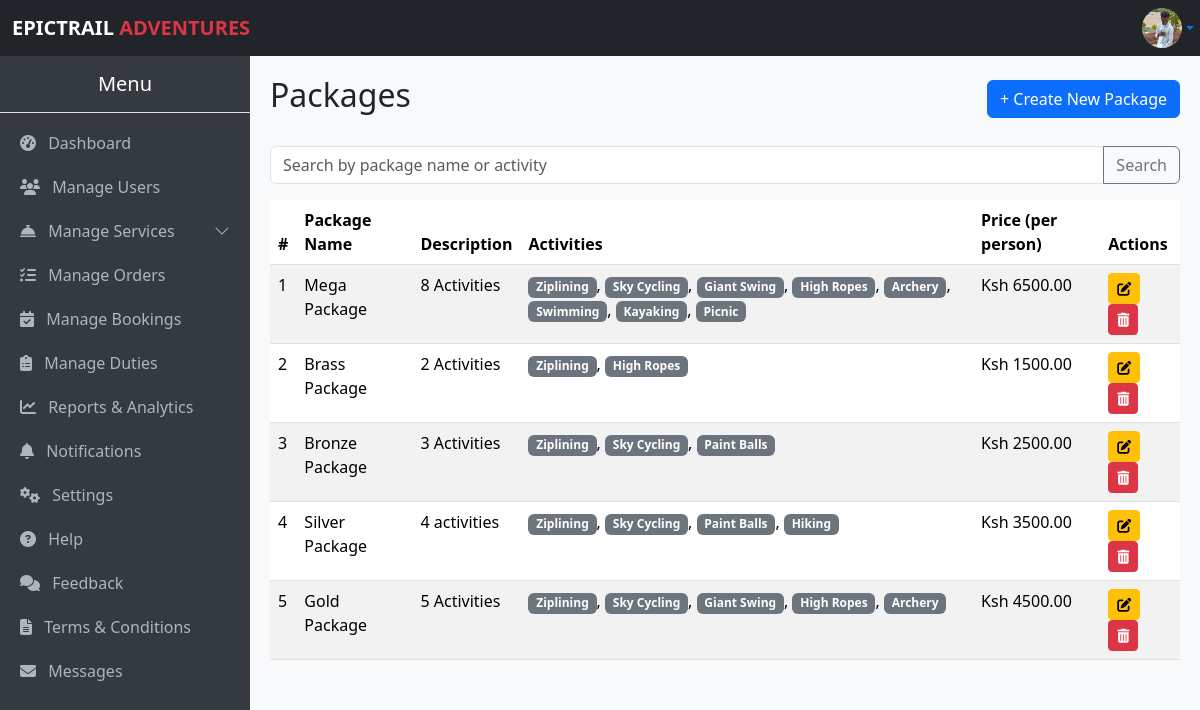
The page /packages/ (signed in) on the database its author committed.
### myApp/models.py (models this page shows, shortened)
class Profile(models.Model):
    profile_user = models.OneToOneField(User, on_delete=models.CASCADE)
    profile_phone = models.CharField(max_length=15, blank=True, null=True)
    profile_photo = models.ImageField(upload_to='profile_photos/', null=True, blank=True)

class Package(models.Model):
    package_name = models.CharField(max_length=100)
    package_description = models.TextField()
    package_activities = models.ManyToManyField(Activity, related_name="package_activities")
    package_price_per_person = models.DecimalField(max_digits=10, decimal_places=2)
    package_created_at = models.DateTimeField(auto_now_add=True)

class Activity(models.Model):
    activity_name = models.CharField(max_length=100)
    activity_description = models.TextField()
    activity_price_per_person = models.DecimalField(max_digits=8, decimal_places=2)
    activity_image = models.ImageField(upload_to='activity_images/', blank=True, null=True)
    activity_created_at = models.DateTimeField(auto_now_add=True)

### myApp/views.py (the view)
# urls.py: path('packages/', views.list_packages, name='list_packages'),
@login_required
@user_passes_test(lambda u: u.is_staff or u.is_superuser)
def list_packages(request):
    query = request.GET.get('q', '').strip()
    list_packages = Package.objects.all().order_by('-package_created_at')
    if query:
        list_packages = list_packages.filter(
            Q(name__icontains=query) |
            Q(description__icontains=query)
        )
    paginator = Paginator(list_packages, 10)
    page_number = request.GET.get('page')
    packages = paginator.get_page(page_number)
    return render(
        request,
        'package.list.html',
        {'packages': packages, 'query': query}
    )

### myApp/context_processors.py (called while the page is built)
def total_users(request):
    return {'total_users': User.objects.count()}

def total_bookings(request):
    return {'total_bookings': Booking.objects.count()}

def total_amount(request):
    total = 0
    if request.user.is_authenticated:
        bookings = Booking.objects.all()  # optionally filter by user=request.user
        booking_total = sum(booking.amount_required for booking in bookings)
        food_orders = FoodOrder.objects.all()  # optionally filter by user=request.user
        food_total = sum(order.total_price() for order in food_orders)  # <- call the method
        total = booking_total + food_total
    return {'total_amount': total}

def total_cost(request):
    if not request.user.is_authenticated:
        return {
            'user_bookings': [],
            'user_total_amount': 0,
        }
    bookings = Booking.objects.filter(booking_user=request.user).prefetch_related(
        'booking_activities', 'booking_packages', 'booking_rooms', 'booking_food', 'booking_tours'
    )
    total_amount = sum(b.amount_required for b in bookings)
    return {
        'user_bookings': bookings,
        'user_total_amount': total_amount,
    }

### myApp/models.py (called while the page is built)
    @property
    def nights_spent(self):
        if self.booking_check_in and self.booking_check_out:
            days = (self.booking_check_out - self.booking_check_in).days
            return max(days, 1)
        return 1

    @property
    def amount_required(self):
        pax = self.booking_pax
        room_cost = sum(
            room.room_room_type.roomType_price_per_night * pax * self.nights_spent
            for room in self.booking_rooms.all()
        )
        activities_cost = sum(
            a.activity_price_per_person * pax for a in self.booking_activities.all()
        )
        package_cost = sum(
            p.package_price_per_person * pax for p in self.booking_packages.all()
        )
        food_cost = sum(
            f.food_price_per_person * pax for f in self.booking_food.all()
        )
        tour_cost = sum(
            t.tour_price_per_person * pax for t in self.booking_tours.all()
        )
        return room_cost + activities_cost + package_cost + food_cost + tour_cost

    def total_price(self):
        return self.foodOrder_food.food_price_per_person * self.foodOrder_quantity

### myApp/templates/package.list.html
{% extends 'base.admin.html' %} {% block title %}Packages{% endblock %} {% block content %}
<div class="d-flex justify-content-between align-items-center mb-4">
    <h2>Packages</h2>
    <a href="{% url 'add_package' %}" class="btn btn-primary">+ Create New Package</a>
</div>
<form method="GET" class="mb-3">
    <div class="input-group">
        <input type="text" name="q" value="{{ request.GET.q }}" class="form-control" placeholder="Search by package name or activity">
        <button class="btn btn-outline-secondary" type="submit">Search</button>
    </div>
</form>
<div class="table-responsive">
    {% if packages %}
<table class="table table-striped">
    <thead>
        <tr>
            <th>#</th>
            <th>Package Name</th>
            <th>Description</th>
            <th>Activities</th>
            <th>Price (per person)</th>
            <th>Actions</th>
        </tr>
    </thead>
    <tbody>
        {% for package in packages %}
        <tr>
            <td>{{ forloop.counter }}</td>
            <td>{{ package.package_name }}</td>
            <td>{{ package.package_description|truncatechars:50 }}</td>
            <td>
                {% if package.package_activities.all %} {% for activity in package.package_activities.all %}
                <span class="badge bg-secondary">{{ activity.activity_name }}</span>{% if not forloop.last %}, {% endif %} {% empty %}
                <span class="text-muted">No activities</span> {% endfor %} {% else %}
                <span class="text-muted">No activities</span> {% endif %}
            </td>
            <td>Ksh {{ package.package_price_per_person }}</td>
            <td>
                <a href="{% url 'edit_package' package.id %}" class="btn btn-warning btn-sm"><i class="fas fa-edit"></i></a>
                <a href="{% url 'delete_package' package.id %}" class="btn btn-danger btn-sm" onclick="return confirm('Are you sure you want to delete this package?')">
                    <i class="fas fa-trash-alt"></i>
                </a>
            </td>
        </tr>
        {% endfor %}
    </tbody>
</table>
{% else %}
<p class="text-muted">No packages available. Click "Add Package" to create one.</p>
{% endif %}
</div>
{% endblock %}

### myApp/templates/base.admin.html (shortened to what this page needs)
<!DOCTYPE html>
<html lang="en">
<head>
    <link href="https://cdn.jsdelivr.net/npm/bootstrap@5.3.3/dist/css/bootstrap.min.css" rel="stylesheet">
    <link rel="stylesheet" href="https://cdn.jsdelivr.net/npm/bootstrap-icons@1.11.3/font/bootstrap-icons.css">
    <link rel="stylesheet" href="https://cdnjs.cloudflare.com/ajax/libs/font-awesome/6.5.2/css/all.min.css">
</head>
<body>
    <nav class="navbar navbar-expand-lg navbar-dark bg-dark">
        <div class="container-fluid">
            <a class="navbar-brand" href="#"><strong>EPICTRAIL <span class="text-danger">ADVENTURES</span></strong></a>
            <div class="d-flex align-items-center">
                <div class="dropdown ms-2">
                    <a class="d-flex align-items-center justify-content-center dropdown-toggle"
                        type="button"
                        id="profileDropdown"
                        data-bs-toggle="dropdown"
                        aria-expanded="false"
                        style="width: 40px; height: 40px;"
                        title="Manage Profile">
                        {% if user.profile.profile_photo %}
                            <img src="{{ user.profile.profile_photo.url }}" alt="{{ user.username }}" class="rounded-circle" width="40" height="40">
                        {% else %}
                            <i class="bi bi-person"></i>
                        {% endif %}
                    </a>
                </div>
            </div>
        </div>
    </nav>
    <div class="collapse d-lg-block sidebar" id="sidebarMenu">
        <h5 class="text-center py-3 border-bottom">Menu</h5>
        <a href="{% url 'admin_dashboard' %}"><i class="fas fa-tachometer-alt me-2"></i> Dashboard</a>
        <a href="{% url 'users' %}"><i class="fas fa-users me-2"></i> Manage Users</a>
        <a class="d-flex justify-content-between align-items-center" data-bs-toggle="collapse" href="#servicesMenu" role="button" aria-expanded="false" aria-controls="servicesMenu">
            <span><i class="fas fa-concierge-bell me-2"></i> Manage Services</span>
            <i class="bi bi-chevron-down"></i>
        </a>
        <a href="{% url 'manage_orders' %}"><i class="fas fa-tasks me-2"></i> Manage Orders</a>
        <a href="{% url 'booking_list' %}"><i class="fas fa-calendar-check me-2"></i> Manage Bookings</a>
        <a href="{% url 'duties' %}"><i class="fas fa-clipboard-list me-2"></i> Manage Duties</a>
        <a href="{% url 'reports_analytics' %}"><i class="fas fa-chart-line me-2"></i> Reports & Analytics</a>
        <a href="{% url 'notifications' %}"><i class="fas fa-bell me-2"></i> Notifications</a>
        <a href="{% url 'system_settings' %}"><i class="fas fa-cogs me-2"></i> Settings</a>
        <a href="#"><i class="fas fa-question-circle me-2"></i> Help</a>
        <a href="#"><i class="fas fa-comments me-2"></i> Feedback</a>
        <a href="#"><i class="fas fa-file-alt me-2"></i> Terms & Conditions</a>
        <a href="#"><i class="fas fa-envelope me-2 mb-5"></i> Messages</a>
    </div>
    <div class="content">
        {% block content %}{% endblock %}
    </div>
</body>
</html>

### myApp/templates/base.admin.html (style rules this page uses)
body { margin: 0; padding: 0; }
.navbar { position: fixed; top: 0; left: 0; width: 100%; z-index: 1030; }
.sidebar { position: fixed; top: 56px; left: 0; width: 250px; height: calc(100vh - 56px); background-color: #343a40; color: #fff; overflow-y: auto; }
.sidebar a { color: #adb5bd; text-decoration: none; display: block; padding: 10px 20px; }
.content { margin-top: 56px; margin-left: 250px; padding: 20px; background-color: #f8f9fa; min-height: calc(100vh - 56px); }

### rows shown on the page
Package: package_name "Mega Package", package_description "8 Activities", package_price_per_person "6500.00"
Activity: activity_name "Ziplining"
Activity: activity_name "Sky Cycling"
Activity: activity_name "Giant Swing"
Activity: activity_name "High Ropes"
Activity: activity_name "Archery"
Activity: activity_name "Swimming"
Activity: activity_name "Kayaking"
Activity: activity_name "Picnic"
Package: package_name "Brass Package", package_description "2 Activities", package_price_per_person "1500.00"
Package: package_name "Bronze Package", package_description "3 Activities", package_price_per_person "2500.00"
Activity: activity_name "Paint Balls"
Package: package_name "Silver Package", package_description "4 activities", package_price_per_person "3500.00"
Activity: activity_name "Hiking"
Package: package_name "Gold Package", package_description "5 Activities", package_price_per_person "4500.00"
